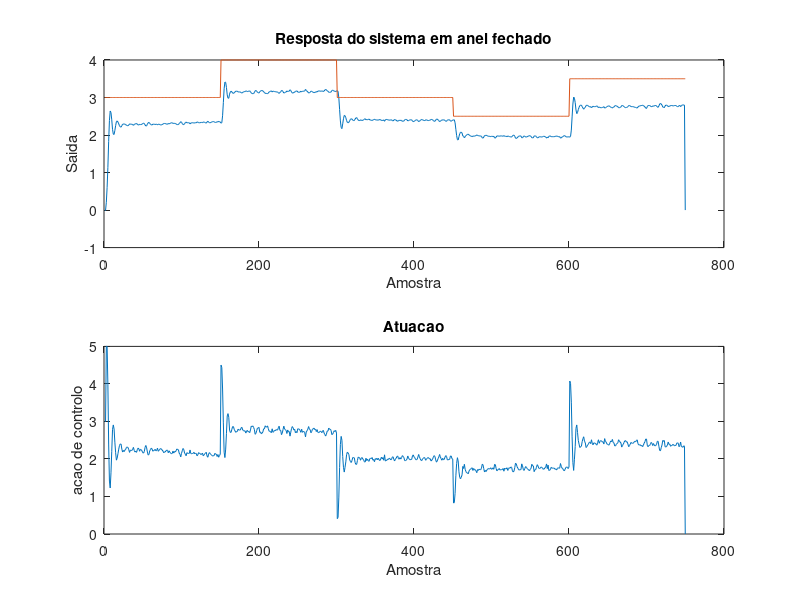

MATLAB code to generate this figure:
%%% Simula um modelo
clear all, clc,
load('Dados_Processo_0_2.mat')



subplot(2,1,1), plot(y(1:end)), hold on, plot(Ref)
title('Resposta do sistema em anel fechado')
ylabel('Saida'), xlabel('Amostra')
subplot(2,1,2), plot(u(1:end))
title('Atuacao')
ylabel('acao de controlo'), xlabel('Amostra')

somaErroQuadratico = error'*error
mediaErroQuadratico = somaErroQuadratico / length(error)
% save('simulacao_0_01.mat')
